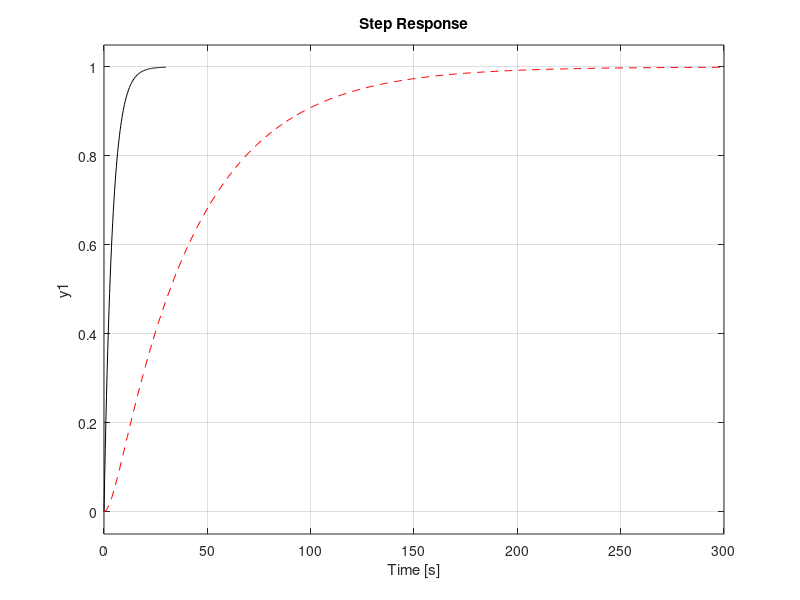
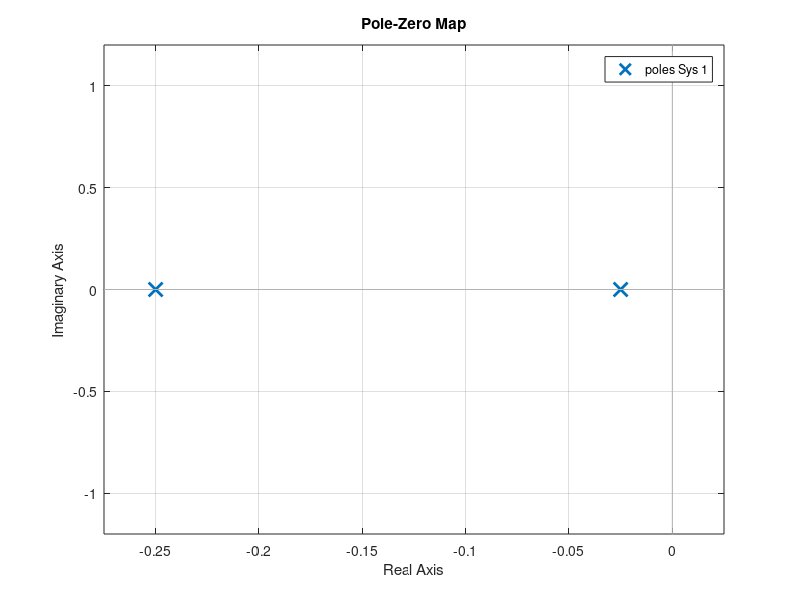
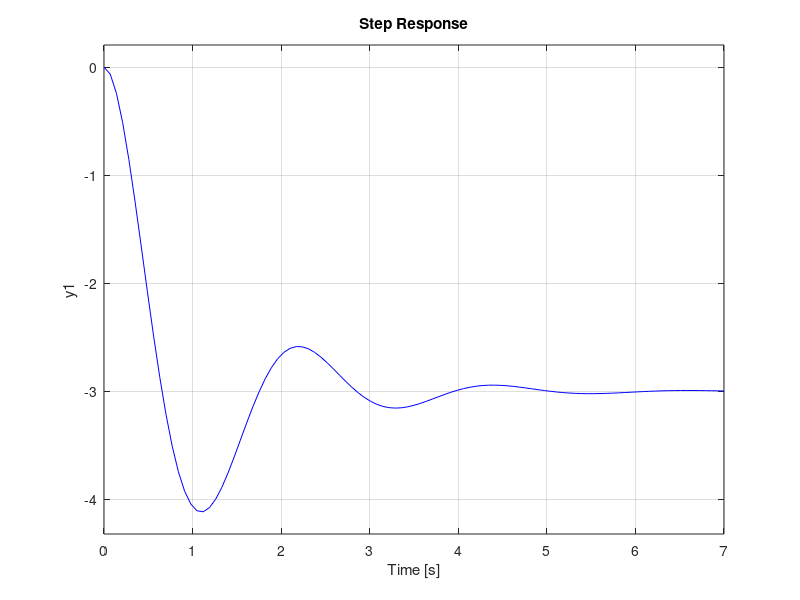
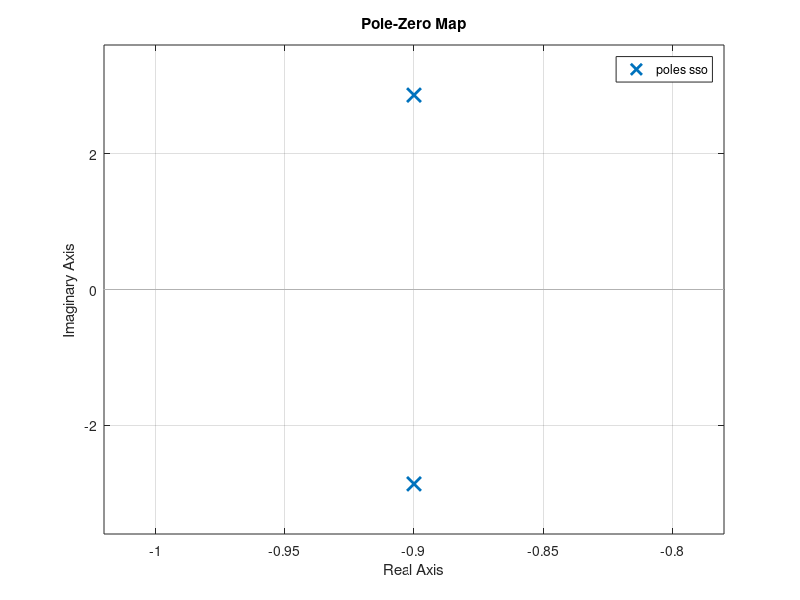

The MATLAB source for these figures, in order:
clear
close all
clc

%--------------primer orden-------------
k=1;
tao=4;
spo=tf(k,[tao 1]);
subplot(3,1,1)
step(spo)

za = tf([-0.0001*tao 1],1);
% h=za*spo;
% figure
% pzmap(h)
subplot(3,1,2)
% hold on
step(spo*za)

% figure
% step(spo,'k')
% hold on
% step(spo*za,'--r')
% figure
% pzmap(spo*za)

pa = tf(1,[10*tao 1]);
% h=pa*spo;
% figure
% pzmap(h)
subplot(3,1,3)
step(spo,'k')
hold on
step(spo*pa,'--r')

figure
pzmap(spo*pa)

%--------------segundo orden-------------
e=0.3;
wn=2;
k=-3;
sso=tf(k*wn^2,[1 2*e*wn wn^2]); 
figure
%subplot(3,1,1)
step(sso,'k')

wn = 1;
sso=tf(k*wn^2,[1 2*e*wn wn^2]); 
hold on
step(sso,'r')

wn = 3;
sso=tf(k*wn^2,[1 2*e*wn wn^2]); 

step(sso,'b')
figure
pzmap(sso)
figure
za = tf([-1/5 1],1);  % probar con 10%, 5% 2%
pzmap(sso*za)
%subplot(3,1,2)
figure
step(sso,'k')
hold on
step(sso*za, '.r')

figure
step(sso,'b');
hold on
step(sso*za,'--r')
legend('original', 'con cero')

figure 
pzmap(sso,'b')
hold on
pzmap(sso*za,'r')
legend('original', 'con cero')

pa = tf(1,[1/0.0006 1]);
figure
pzmap(sso*pa)
figure
%subplot(3,1,3)
step(sso)
hold on
step(sso*pa, '.r')

figure
pzmap(sso*za)



e1=0.6;
wn1=2;
h1=tf(wn1^2,[1 2*e1*wn1 wn1^2]);
e2=0.6;
wn2=1;
h2=tf(wn2^2,[1 2*e2*wn2 wn2^2]);
figure
step(h1,'k');
hold on
step(h1*h2,'.r');

figure

pzmap(h1*h2)

e1=0.2;
wn1=2;
h1=tf(wn1^2,[1 2*e1*wn1 wn1^2]);
tao = 1/0.6;
h2=tf(1,[tao 1]);
figure
step(h1,'k');
hold on
step(h1*h2,'.r');

figure

pzmap(h1*h2)
